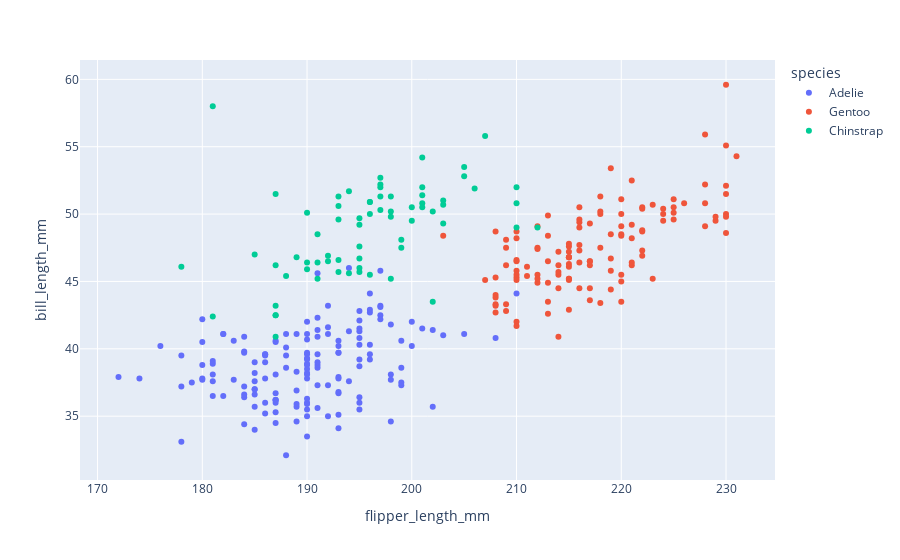

Source (notebook cell):
### Markdown cell above
### Problem 1
Develop a Python function that receives three arguments, including two threshold values utilized by the rule-oriented classifier and the species type, such as Adelie penguin, you wish to forecast using the classifier. The function should return a Pandas dataframe as the confusion matrix output and precision and recall metrics for your model.

### Code cell
fig = px.scatter(df, x='flipper_length_mm', y='bill_length_mm', color = "species")
fig.show()

### Figure 1 — Plotly figure (JSON) as saved in the notebook; plotly's stock layout.template omitted (floating-point values rounded to 4 significant figures; data arrays with more than 128 entries replaced by an {"elided": "..."} marker saying what was removed)
{"data": [{"hovertemplate": "species=Adelie<br>flipper_length_mm=%{x}<br>bill_length_mm=%{y}<extra></extra>", "legendgroup": "Adelie", "marker": {"color": "#636efa", "symbol": "circle"}, "mode": "markers", "name": "Adelie", "orientation": "v", "showlegend": true, "type": "scatter", "x": {"elided": "152 int values"}, "xaxis": "x", "y": {"elided": "152 float values"}, "yaxis": "y"}, {"hovertemplate": "species=Gentoo<br>flipper_length_mm=%{x}<br>bill_length_mm=%{y}<extra></extra>", "legendgroup": "Gentoo", "marker": {"color": "#EF553B", "symbol": "circle"}, "mode": "markers", "name": "Gentoo", "orientation": "v", "showlegend": true, "type": "scatter", "x": [211, 230, 210, 218, 215, 210, 211, 219, 209, 215, 214, 216, 214, 213, 210, 217, 210, 221, 209, 222, 218, 215, 213, 215, 215, 215, 216, 215, 210, 220, 222, 209, 207, 230, 220, 220, 213, 219, 208, 208, 208, 225, 210, 216, 222, 217, 210, 225, 213, 215, 210, 220, 210, 225, 217, 220, 208, 220, 208, 224, 208, 221, 214, 231, 219, 230, 214, 229, 220, 223, 216, 221, 221, 217, 216, 230, 209, 220, 215, 223, 212, 221, 212, 224, 212, 228, 218, 218, 212, 230, 218, 228, 212, 224, 214, 226, 216, 222, 203, 225, 219, 228, 215, 228, 216, 215, 210, 219, 208, 209, 216, 229, 213, 230, 217, 230, 217, 222, 214, null, 215, 222, 212, 213], "xaxis": "x", "y": [46.1, 50, 48.7, 50, 47.6, 46.5, 45.4, 46.7, 43.3, 46.8, 40.9, 49, 45.5, 48.4, 45.8, 49.3, 42, 49.2, 46.2, 48.7, 50.2, 45.1, 46.5, 46.3, 42.9, 46.1, 44.5, 47.8, 48.2, 50, 47.3, 42.8, 45.1, 59.6, 49.1, 48.4, 42.6, 44.4, 44, 48.7, 42.7, 49.6, 45.3, 49.6, 50.5, 43.6, 45.5, 50.5, 44.9, 45.2, 46.6, 48.5, 45.1, 50.1, 46.5, 45, 43.8, 45.5, 43.2, 50.4, 45.3, 46.2, 45.7, 54.3, 45.8, 49.8, 46.2, 49.5, 43.5, 50.7, 47.7, 46.4, 48.2, 46.5, 46.4, 48.6, 47.5, 51.1, 45.2, 45.2, 49.1, 52.5, 47.4, 50, 44.9, 50.8, 43.4, 51.3, 47.5, 52.1, 47.5, 52.2, 45.5, 49.5, 44.5, 50.8, 49.4, 46.9, 48.4, 51.1, 48.5, 55.9, 47.2, 49.1, 47.3, 46.8, 41.7, 53.4, 43.3, 48.1, 50.5, 49.8, 43.5, 51.5, 46.2, 55.1, 44.5, 48.8, 47.2, null, 46.8, 50.4, 45.2, 49.9], "yaxis": "y"}, {"hovertemplate": "species=Chinstrap<br>flipper_length_mm=%{x}<br>bill_length_mm=%{y}<extra></extra>", "legendgroup": "Chinstrap", "marker": {"color": "#00cc96", "symbol": "circle"}, "mode": "markers", "name": "Chinstrap", "orientation": "v", "showlegend": true, "type": "scatter", "x": [192, 196, 193, 188, 197, 198, 178, 197, 195, 198, 193, 194, 185, 201, 190, 201, 197, 181, 190, 195, 181, 191, 187, 193, 195, 197, 200, 200, 191, 205, 187, 201, 187, 203, 195, 199, 195, 210, 192, 205, 210, 187, 196, 196, 196, 201, 190, 212, 187, 198, 199, 201, 193, 203, 187, 197, 191, 203, 202, 194, 206, 189, 195, 207, 202, 193, 210, 198], "xaxis": "x", "y": [46.5, 50, 51.3, 45.4, 52.7, 45.2, 46.1, 51.3, 46, 51.3, 46.6, 51.7, 47, 52, 45.9, 50.5, 50.3, 58, 46.4, 49.2, 42.4, 48.5, 43.2, 50.6, 46.7, 52, 50.5, 49.5, 46.4, 52.8, 40.9, 54.2, 42.5, 51, 49.7, 47.5, 47.6, 52, 46.9, 53.5, 49, 46.2, 50.9, 45.5, 50.9, 50.8, 50.1, 49, 51.5, 49.8, 48.1, 51.4, 45.7, 50.7, 42.5, 52.2, 45.2, 49.3, 50.2, 45.6, 51.9, 46.8, 45.7, 55.8, 43.5, 49.6, 50.8, 50.2], "yaxis": "y"}], "layout": {"legend": {"title": {"text": "species"}, "tracegroupgap": 0}, "margin": {"t": 60}, "xaxis": {"anchor": "y", "domain": [0, 1], "title": {"text": "flipper_length_mm"}}, "yaxis": {"anchor": "x", "domain": [0, 1], "title": {"text": "bill_length_mm"}}}}
